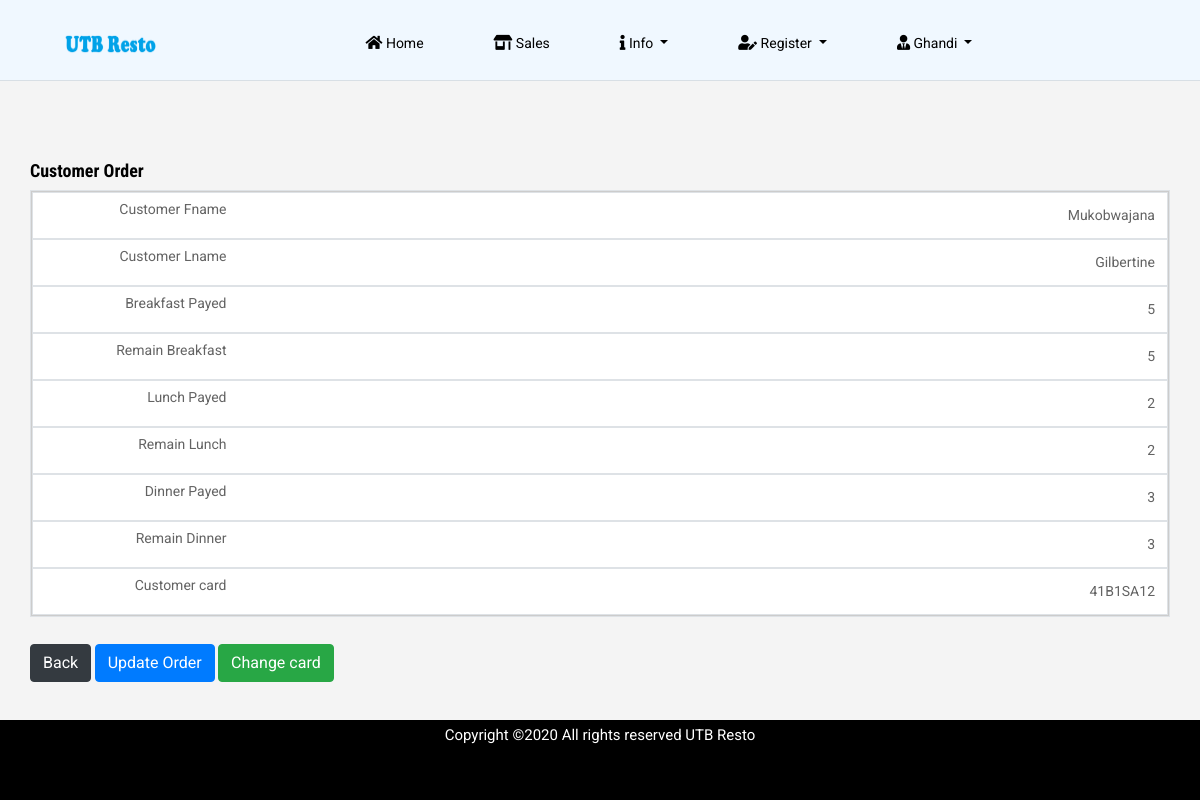
The app's page /single-customer.php?id=75 (signed in), older data.
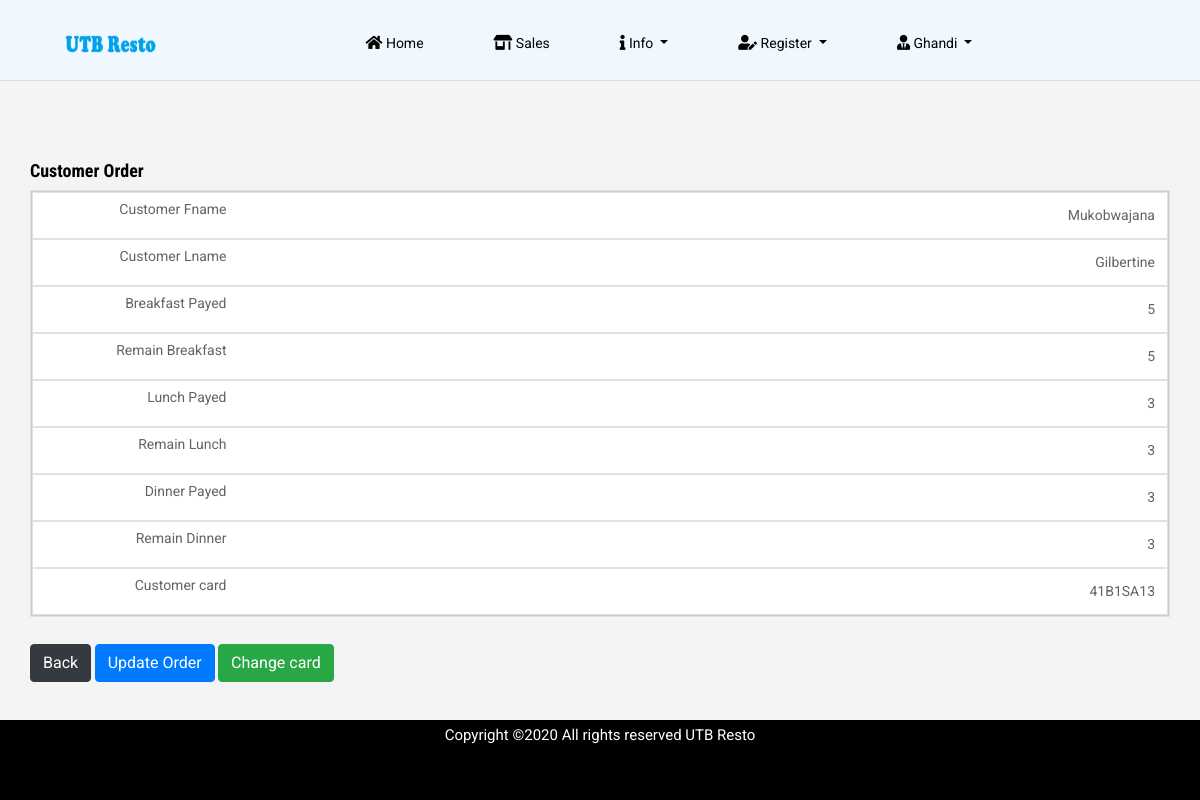
The same page, newer data.
### tables this page shows
CREATE TABLE `lunch` (
  `lunch_id` int(1) NOT NULL,
  `lunch_counter` int(11) NOT NULL,
  `customer_id` int(11) DEFAULT NULL,
  `register_date` timestamp NOT NULL DEFAULT CURRENT_TIMESTAMP ON UPDATE CURRENT_TIMESTAMP
);

CREATE TABLE `counter_lunch` (
  `counter_id` int(11) NOT NULL,
  `remain_lunch` int(11) DEFAULT NULL,
  `customer_id` int(11) DEFAULT NULL
);

CREATE TABLE `rfid_card` (
  `id` int(11) NOT NULL,
  `card_id` varchar(30) NOT NULL,
  `customer_id` int(11) DEFAULT NULL,
  `register_date` timestamp NOT NULL DEFAULT CURRENT_TIMESTAMP ON UPDATE CURRENT_TIMESTAMP,
  `user_id` int(11) NOT NULL,
  `register_name` varchar(50) NOT NULL
);

### single-customer.php (the view, shortened to what the changed rows need)
<!doctype html>
<html lang="en">
<?php
include('config.php');
$session = $_SESSION['name'];
$sel_admin = mysqli_query($con, "select user_type,status from admin where admin_name = '$session'");
while($row = mysqli_fetch_array($sel_admin)){
    $status = $row['status'];
}
if(!$_SESSION['name']){
header("location: index.php");
}
else if( $status != 'Active'){
    header("location: access-revoked.php");
}
else{
    $id = $_GET['id'];
    $sel_customer = mysqli_query($con,"select customer_fname, customer_lname from customers where customer_id = '$id'");
        while($row = mysqli_fetch_array($sel_customer)){
                    $customer_fname = $row['customer_fname'];
                    $customer_lname = $row['customer_lname'];
    }
?>
<head>
    <link rel="stylesheet" href="css/bootstrap.min.css">
    <link rel="stylesheet" href="css/all.css">
    <link rel="stylesheet" href="css/style.css">
    <link rel="stylesheet" href="./charts/css/single1.css">
  <link href="https://maxcdn.bootstrapcdn.com/font-awesome/latest/css/font-awesome.min.css" rel="stylesheet">
</head>
<body>
<div id="container">
    <div class="head-color">
     <header class="main_menu home_menu">
        <div class="container-fluid">
            <div class="row align-items-center justify-content-center">
                <div class="col-lg-11">
                    <nav class="navbar navbar-expand-lg navbar-light">
                        <a class="navbar-brand" href="home.php"> <img src="img/logo3.png" width="92px" height="21px" alt="logo"> </a>
                        <div class="collapse navbar-collapse main-menu-item" id="navbarSupportedContent">
                            <ul class="navbar-nav">
                                <li class="nav-item">
                                    <a class="nav-link" href="home.php">
                                    <i class="fas fa-home"></i> Home</a>
                                </li>
                                <li class="nav-item">
                                    <a class="nav-link" href="payment.php"><i class="fas fa-store-alt"></i> Sales</a>
                                </li>
                                <li class="nav-item dropdown">
                                    <a class="nav-link dropdown-toggle" href="" id="navbarDropdown_2"
                                        role="button" data-toggle="dropdown" aria-haspopup="true" aria-expanded="false">
                                        <i class="fas fa-info"></i> Info
                                    </a>
                                </li>
                                <li class="nav-item dropdown">
                                    <a class="nav-link dropdown-toggle" href="" id="navbarDropdown_2"
                                        role="button" data-toggle="dropdown" aria-haspopup="true" aria-expanded="false">
                                        <i class="fas fa-user-edit"></i> Register
                                    </a>
                                </li>
                                <li class="nav-item dropdown">
                                    <a class="nav-link dropdown-toggle" href="" id="navbarDropdown_2"
                                        role="button" data-toggle="dropdown" aria-haspopup="true" aria-expanded="false">
                                        <i class="fas fa-user-tie"></i> <?php echo $_SESSION['name']; ?>
                                    </a>
                                </li>
                            </ul>
                        </div>
                    </nav>
                </div>
            </div>
        </div>
    </header>
    <hr>
   </div>
    <?php
    $breakfast = mysqli_query($con, "select breakfast_counter from breakfast where customer_id = '$id'");
    $row=mysqli_fetch_array($breakfast);
    $breakfast_count = $row['breakfast_counter'];
    $lunch = mysqli_query($con, "select lunch_counter from lunch where customer_id = '$id'");
    $row=mysqli_fetch_array($lunch);
    $lunch_count = $row['lunch_counter'];
    $dinner = mysqli_query($con, "select dinner_counter from dinner where customer_id = '$id'");
    $row=mysqli_fetch_array($dinner);
    $dinner_count = $row['dinner_counter'];
    $remain_break1 = mysqli_query($con, "select remain_breakfast from counter_breakfast where customer_id = '$id' order by remain_breakfast ASC LIMIT 1");
    $row=mysqli_fetch_array($remain_break1);
    $remain_break = $row['remain_breakfast'];
    $remain_dinner1 = mysqli_query($con, "select remain_dinner from counter_dinner where customer_id = '$id' order by remain_dinner ASC LIMIT 1");
    $row=mysqli_fetch_array($remain_dinner1);
    $remain_dinner = $row['remain_dinner'];
    $remain_lunch1 = mysqli_query($con, "select remain_lunch from counter_lunch where customer_id = '$id' order by remain_lunch ASC LIMIT 1");
    $row=mysqli_fetch_array($remain_lunch1);
    $remain_lunch = $row['remain_lunch'];
    $customer_card = mysqli_query($con, "select card_id from rfid_card where customer_id = '$id'");
    $row=mysqli_fetch_array($customer_card);
    $card_id = $row['card_id'];
    ?>
    <br>
    <br>
    <br>
<div id="page" class="clearfix">
<div class="container col-sm-10 col-md-10 col-lg-10">
<h4><strong>Customer Order</strong></h4>
        <div class="row">
        <div class="col-lg-12">
<table class="table table-bordered">
  <tbody>
  <tr style="text-align: right;">
                 <td><?php  echo $customer_fname;?></td>
        <td><?php  echo $customer_lname;?></td>
        <td><?php echo $breakfast_count; ?></td>
        <td><?php  echo $remain_break; ?></td>
        <td><?php echo $lunch_count; ?></td>
        <td><?php echo $remain_lunch; ?></td>
        <td><?php  echo $dinner_count?></td>
        <td><?php echo $remain_dinner; ?></td>
        <td><?php  echo $card_id; ?></td>
            </tr>
  </tbody>
</table>
</div>
      <br>
       <div class="container col-sm-12 col-md-12 col-lg-12" style="margin-top: 1%;">
          <botton class="btn btn-dark col-xs-6"><a style="color:white; text-decoration:none" href="payment.php">Back</a></botton>
          <botton class="btn btn-primary col-xs-6"><a style="color:white; text-decoration:none" href="order-update.php?id=<?php echo $id; ?>">Update Order</a></botton>
          <botton class="btn btn-success col-xs-6"><a style="color:white; text-decoration:none" href="customer-card.php?id= <?php echo $id; ?>">Change card</a></botton>
      </div>
</div>
    </div>
<br>
    <footer id="footer" class="footer_part_new">
        <div class="container">
                <div class="col-lg-12">
                    <div class="copyright_text">
                        <P>
                            Copyright &copy;<script>document.write(new Date().getFullYear());</script>
                             All rights reserved UTB Resto
                        </P>
              </div>
        </div>
    </footer>
</div>
</body>
</html>
<?php include('auto_logout.php'); } ?>

Row changes from the older to the newer data that the page shows:
changed lunch: lunch_counter "2" → "3"
changed counter_lunch: remain_lunch "2" → "3"
changed rfid_card: card "41B1SA12" → "41B1SA13"
